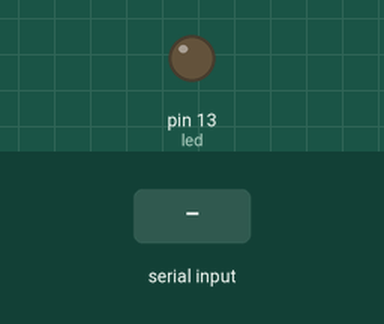
This sketch was run on a simulated Arduino Mega 2560, built with avr-gcc and run on an emulated ATmega2560. On the bench: output pins drawn as LEDs (lit = HIGH). Inputs (shaded band) come from the test bench.

Above: at 1.2 s.
1.3 s: "1" received over the second serial link
At 2.2 s:
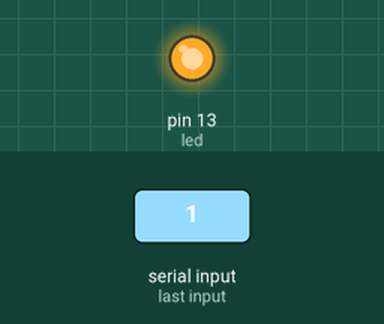
4.3 s: "0" received over the second serial link
At 7.1 s:
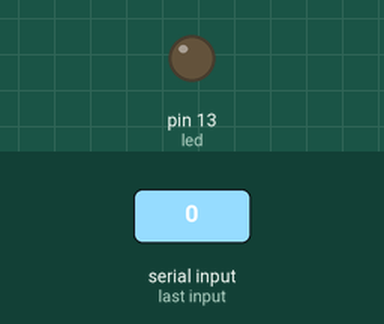
7.3 s: "2" received over the second serial link
At 8.0 s:
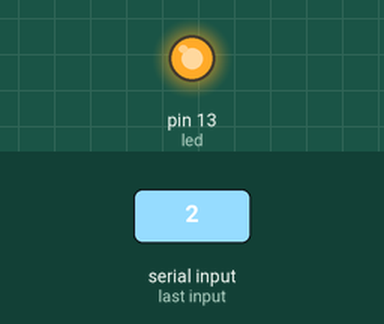
Timing chart, 0 to 10.8 s (numbered marks = the images above; inputs shaded):
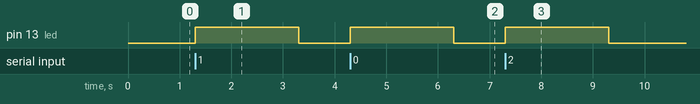

Measured:
- after the input at 1.3 s, pin 13 (led): LOW → HIGH at once, → LOW 2.0 s later
- after the input at 4.3 s, pin 13 (led): LOW → HIGH at once, → LOW 2.0 s later
- after the input at 7.3 s, pin 13 (led): LOW → HIGH at once, → LOW 2.0 s later

The sketch:

RDM6300.ino
```cpp
/*
Считывание кодов с брелков
Данные передаются на комп через RS-232(TTL)

*/
int led = 13;
byte buffer[14];

void setup() {
  // initialize serial:
  Serial.begin(9600);
  Serial1.begin(9600);
  pinMode(led, OUTPUT);
}

void loop() {
  if (Serial1.available()){   //ждем пока появится символ для приема
    for (int i=0;i<14;i++) {
      buffer[i]=NULL; //
      if (Serial1.available()) buffer[i]=(byte)Serial1.read();//
      };
    digitalWrite(led, HIGH);//
    if (buffer[0]==2){//
      for (int i=0;i<14;i++) {//
        Serial.print(buffer[i], HEX);
        Serial.print(":");
        };
      Serial.println("-OK");
      };
  while(Serial1.available()) Serial1.read();
  delay(2000);
  digitalWrite(led, LOW);
  };
}
```
